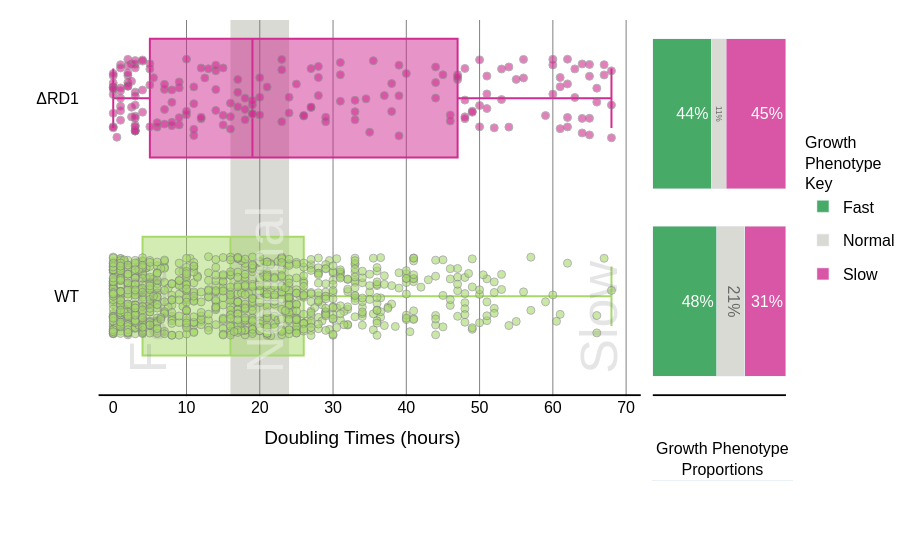

Notebook source saved alongside this figure:
### Code cell
from dash import Dash, dcc, html, Input, Output

import math

def custom_round(value, precision):
    return round(value + 1e-10, precision)
from dash import Dash, dcc, html, Input, Output
import plotly.graph_objects as go
from plotly.subplots import make_subplots
import math

def custom_round(value, precision):
    return round(value + 1e-10, precision)

# Create a subplot with two vertical sections and an additional row for the title
fig = make_subplots(
    rows=2, cols=2,
    column_widths=[0.8, 0.2],
    row_heights=[0.95, 0.4],  # Add small row at bottom for title
    horizontal_spacing=0.01,
    vertical_spacing=0.01
)

# First section: Boxplots, stripplots, and shaded regions
for strain in subset_df['Strain'].unique():
    strain_data = subset_df[subset_df['Strain'] == strain]
    jitter = np.random.uniform(-0.2, 0.2, size=len(strain_data))
    strain_numeric = np.where(subset_df['Strain'].unique() == strain)[0][0]
    
    # Add boxplot trace
    fig.add_trace(go.Box(
        x=strain_data['Doubling Times'],
        y=[strain_numeric] * len(strain_data),
        name=strain,
        marker_color=colors[strain],
        hoverinfo='none',
        boxmean=False,
        orientation="h",
        width=0.6,
        boxpoints=False,
        showlegend=False
    ), row=1, col=1)
    
    # Add stripplot trace
    fig.add_trace(go.Scatter(
        x=strain_data['Doubling Times'],
        y=[strain_numeric] * len(strain_data)+ jitter,
        mode="markers",
        name=strain,
        marker=dict(color=colors[strain], size=14, opacity=0.6, line=dict(color='gray', width=1)),
        customdata=strain_data['Video Link'],
        hoverinfo="text",
        text=[
            f"<b>Doubling Time:</b> {x:.2f}<br><b>Strain:</b> {strain}<br>"
            for x in strain_data['Doubling Times']
        ],
        showlegend=False
    ), row=1, col=1)

# Add shaded regions
fig.add_vrect(x0=0, x1=bins[1], fillcolor=expanded_piyg[3], opacity=0, layer="below", line_width=0, row=1, col=1)
fig.add_vrect(x0=bins[1], x1=bins[2], fillcolor=expanded_piyg[3], opacity=0.8, layer="below", line_width=0, row=1, col=1)
fig.add_vrect(x0=bins[2], x1=70, fillcolor=expanded_piyg[3], opacity=0, layer="below", line_width=0, row=1, col=1)

# Add vertical text labels within each category region
fig.add_annotation(x=bins[0] + 0.5, y=-0.4, text='Fast', font=dict(size=52, color='gray'), opacity=0.2, 
                  xanchor='left', yanchor='bottom', showarrow=False, textangle=-90, row=1, col=1)
fig.add_annotation(x=bins[1] + 0.5, y=-0.4, text='Normal', font=dict(size=52, color='white'), opacity=0.4, 
                  xanchor='left', yanchor='bottom', showarrow=False, textangle=-90, row=1, col=1)
fig.add_annotation(x=70 + 0.5, y=-0.4, text='Slow', font=dict(size=52, color='gray'), opacity=0.2, 
                  xanchor='right', yanchor='bottom', showarrow=False, textangle=-90, row=1, col=1)

# Calculate and add growth speed percentages
growth_speed_counts = subset_df.groupby(['Strain', 'Growth Category']).size().unstack(fill_value=0)
growth_speed_percentages = growth_speed_counts.div(growth_speed_counts.sum(axis=1), axis=0).reindex(index=subset_df['Strain'].unique())

# Add stacked bar chart
for i, strain in enumerate(subset_df['Strain'].unique()):
    percentages = growth_speed_percentages.iloc[i]
    rounded_percentages = [custom_round(p, 2) for p in percentages]
    
    total = sum(rounded_percentages)
    if total != 1:
        diff = 1 - total
        max_idx = rounded_percentages.index(max(rounded_percentages))
        rounded_percentages[max_idx] += diff
    
    for j, (category, percentage) in enumerate(zip(growth_speed_percentages.columns, rounded_percentages)):
        fig.add_trace(go.Bar(
            x=[percentage],
            y=[strain],
            orientation='h',
            marker_color=colors[category],
            opacity=0.8,
            showlegend=i==0,
            legendgroup=category,
            name=category,
            text=[f"{round(percentage * 100)}%"],
            textposition='inside',
            hoverinfo='text',
            hovertext=[f"{strain}<br>{category}: {round(percentage * 100)}%"]
        ), row=1, col=2)

# Add title text as a bar trace in the bottom row
fig.add_trace(go.Bar(
    x=[1],
    y=[-0],
    width=30,
    marker_color='rgba(0,0,0,0)',  # Transparent
    text=['Growth Phenotype<br>Proportions'],
    textposition='outside',
    textfont=dict(size=16, color='black'),
    showlegend=False,
    hoverinfo='none'
), row=2, col=2)

# Define common font settings
font_settings = dict(
    family='Helvetica, Arial, sans-serif',
    size=16, 
    color='black'
)

# Update layout
fig.update_layout(
    barmode='stack',
    plot_bgcolor='white',
    paper_bgcolor='white',
    width=965,
    margin=dict(b=0, t=20),  # Reduced bottom margin
    font=font_settings,
    legend=dict(
        title='Growth<br>Phenotype<br>Key',
        orientation='v',
        yanchor='middle', y=0.65,
        xanchor='right', x=1.15,
        title_side='top',
        title_font_size=16,
        font=dict(size=16)
    ),
    showlegend=True
)

# Update axes configurations for main plots
axes_updates = {
    (1,1): dict(
        x=dict(
            visible=True,
            tickmode='linear',
            tick0=0,
            dtick=10,
            gridcolor='gray',
            gridwidth=1,
            title_text='Doubling Times (hours)'
        ),
        y=dict(
            ticktext=["WT", "ΔRD1"],
            tickvals=[0, 1]
        )
    ),
    (1,2): dict(
        x=dict(visible=False),
        y=dict(
            ticktext=[],
            tickvals=[]
        )
    )
}

# Apply axes updates
for (row, col), settings in axes_updates.items():
    if 'x' in settings:
        fig.update_xaxes(**settings['x'], row=row, col=col)
    if 'y' in settings:
        fig.update_yaxes(**settings['y'], row=row, col=col)

# Hide axes for the bottom row
fig.update_xaxes(visible=False, row=2, col=1)
fig.update_xaxes(visible=False, row=2, col=2)
fig.update_yaxes(visible=False, row=2, col=1)
fig.update_yaxes(visible=False, row=2, col=2)

# Add horizontal lines
for col, x_range in [(1, (-2, 72)), (2, (0, 1))]:
    fig.add_shape(
        type='line',
        x0=x_range[0], x1=x_range[1],
        y0=-0.5, y1=-0.5,
        line=dict(color='black', width=2),
        row=1, col=col
    )


fig.show()

boxplot = fig

### Figure 1 — Plotly figure (JSON) as saved in the notebook; plotly's stock layout.template omitted (floating-point values rounded to 4 significant figures; data arrays with more than 128 entries replaced by an {"elided": "..."} marker saying what was removed)
{"data": [{"boxmean": false, "boxpoints": false, "hoverinfo": "none", "marker": {"color": "#a6d96a"}, "name": "WT", "orientation": "h", "showlegend": false, "type": "box", "width": 0.6, "x": {"elided": "941 float values"}, "xaxis": "x", "y": {"elided": "941 int values"}, "yaxis": "y"}, {"customdata": {"elided": "941 str values"}, "hoverinfo": "text", "marker": {"color": "#a6d96a", "line": {"color": "gray", "width": 1}, "opacity": 0.6, "size": 8}, "mode": "markers", "name": "WT", "showlegend": false, "text": {"elided": "941 str values"}, "type": "scatter", "x": {"elided": "941 float values"}, "xaxis": "x", "y": {"elided": "941 float values"}, "yaxis": "y"}, {"boxmean": false, "boxpoints": false, "hoverinfo": "none", "marker": {"color": "#d02c91"}, "name": "RD1", "orientation": "h", "showlegend": false, "type": "box", "width": 0.6, "x": {"elided": "190 float values"}, "xaxis": "x", "y": {"elided": "190 int values"}, "yaxis": "y"}, {"customdata": {"elided": "190 str values"}, "hoverinfo": "text", "marker": {"color": "#d02c91", "line": {"color": "gray", "width": 1}, "opacity": 0.6, "size": 8}, "mode": "markers", "name": "RD1", "showlegend": false, "text": {"elided": "190 str values"}, "type": "scatter", "x": {"elided": "190 float values"}, "xaxis": "x", "y": {"elided": "190 float values"}, "yaxis": "y"}, {"hoverinfo": "text", "hovertext": ["WT<br>Fast: 48%"], "legendgroup": "Fast", "marker": {"color": "#1a9641"}, "name": "Fast", "opacity": 0.8, "orientation": "h", "showlegend": true, "text": ["48%"], "textposition": "inside", "type": "bar", "x": [0.48], "xaxis": "x2", "y": ["WT"], "yaxis": "y2"}, {"hoverinfo": "text", "hovertext": ["WT<br>Normal: 21%"], "legendgroup": "Normal", "marker": {"color": "#d1d1ca"}, "name": "Normal", "opacity": 0.8, "orientation": "h", "showlegend": true, "text": ["21%"], "textposition": "inside", "type": "bar", "x": [0.21], "xaxis": "x2", "y": ["WT"], "yaxis": "y2"}, {"hoverinfo": "text", "hovertext": ["WT<br>Slow: 31%"], "legendgroup": "Slow", "marker": {"color": "#d02c91"}, "name": "Slow", "opacity": 0.8, "orientation": "h", "showlegend": true, "text": ["31%"], "textposition": "inside", "type": "bar", "x": [0.31], "xaxis": "x2", "y": ["WT"], "yaxis": "y2"}, {"hoverinfo": "text", "hovertext": ["RD1<br>Fast: 44%"], "legendgroup": "Fast", "marker": {"color": "#1a9641"}, "name": "Fast", "opacity": 0.8, "orientation": "h", "showlegend": false, "text": ["44%"], "textposition": "inside", "type": "bar", "x": [0.44], "xaxis": "x2", "y": ["RD1"], "yaxis": "y2"}, {"hoverinfo": "text", "hovertext": ["RD1<br>Normal: 11%"], "legendgroup": "Normal", "marker": {"color": "#d1d1ca"}, "name": "Normal", "opacity": 0.8, "orientation": "h", "showlegend": false, "text": ["11%"], "textposition": "inside", "type": "bar", "x": [0.11], "xaxis": "x2", "y": ["RD1"], "yaxis": "y2"}, {"hoverinfo": "text", "hovertext": ["RD1<br>Slow: 45%"], "legendgroup": "Slow", "marker": {"color": "#d02c91"}, "name": "Slow", "opacity": 0.8, "orientation": "h", "showlegend": false, "text": ["45%"], "textposition": "inside", "type": "bar", "x": [0.45], "xaxis": "x2", "y": ["RD1"], "yaxis": "y2"}, {"hoverinfo": "none", "marker": {"color": "rgba(0, 0, 0, 0)"}, "showlegend": false, "text": ["Growth Phenotype<br>Proportions"], "textfont": {"color": "black", "size": 16}, "textposition": "outside", "type": "bar", "width": 30, "x": [1], "xaxis": "x4", "y": [0], "yaxis": "y4"}], "layout": {"annotations": [{"font": {"color": "gray", "size": 52}, "opacity": 0.2, "showarrow": false, "text": "Fast", "textangle": -90, "x": 0.5, "xanchor": "left", "xref": "x", "y": -0.4, "yanchor": "bottom", "yref": "y"}, {"font": {"color": "white", "size": 52}, "opacity": 0.4, "showarrow": false, "text": "Normal", "textangle": -90, "x": 16.5, "xanchor": "left", "xref": "x", "y": -0.4, "yanchor": "bottom", "yref": "y"}, {"font": {"color": "gray", "size": 52}, "opacity": 0.2, "showarrow": false, "text": "Slow", "textangle": -90, "x": 70.5, "xanchor": "right", "xref": "x", "y": -0.4, "yanchor": "bottom", "yref": "y"}], "autosize": true, "barmode": "stack", "font": {"color": "black", "family": "Helvetica, Arial, sans-serif", "size": 16}, "legend": {"font": {"size": 16}, "orientation": "v", "title": {"font": {"size": 16}, "side": "top", "text": "Growth<br>Phenotype<br>Key"}, "x": 1.15, "xanchor": "right", "y": 0.65, "yanchor": "middle"}, "margin": {"b": 0, "t": 20}, "paper_bgcolor": "white", "plot_bgcolor": "white", "shapes": [{"fillcolor": "#d1d1ca", "layer": "below", "line": {"width": 0}, "opacity": 0, "type": "rect", "x0": 0, "x1": 16, "xref": "x", "y0": 0, "y1": 1, "yref": "y domain"}, {"fillcolor": "#d1d1ca", "layer": "below", "line": {"width": 0}, "opacity": 0.8, "type": "rect", "x0": 16, "x1": 24, "xref": "x", "y0": 0, "y1": 1, "yref": "y domain"}, {"fillcolor": "#d1d1ca", "layer": "below", "line": {"width": 0}, "opacity": 0, "type": "rect", "x0": 24, "x1": 70, "xref": "x", "y0": 0, "y1": 1, "yref": "y domain"}, {"line": {"color": "black", "width": 2}, "type": "line", "x0": -2, "x1": 72, "xref": "x", "y0": -0.5, "y1": -0.5, "yref": "y"}, {"line": {"color": "black", "width": 2}, "type": "line", "x0": 0, "x1": 1, "xref": "x2", "y0": -0.5, "y1": -0.5, "yref": "y2"}], "showlegend": true, "xaxis": {"anchor": "y", "autorange": true, "domain": [0, 0.792], "dtick": 10, "gridcolor": "gray", "gridwidth": 1, "range": [-4.169, 72.17], "tick0": 0, "tickmode": "linear", "title": {"text": "Doubling Times (hours)"}, "type": "linear", "visible": true}, "xaxis2": {"anchor": "y2", "autorange": true, "domain": [0.802, 1], "range": [-0.003899, 1.053], "type": "linear", "visible": false}, "xaxis3": {"anchor": "y3", "domain": [0, 0.792], "visible": false}, "xaxis4": {"anchor": "y4", "autorange": true, "domain": [0.802, 1], "range": [-14, 16], "type": "linear", "visible": false}, "yaxis": {"anchor": "x", "autorange": true, "domain": [0.3033, 1.0], "range": [-0.508, 1.395], "ticktext": ["WT", "ΔRD1"], "tickvals": [0, 1], "type": "linear"}, "yaxis2": {"anchor": "x2", "autorange": true, "domain": [0.3033, 1.0], "range": [-0.5085, 1.5], "ticktext": [], "tickvals": [], "type": "category"}, "yaxis3": {"anchor": "x3", "domain": [0, 0.2933], "visible": false}, "yaxis4": {"anchor": "x4", "autorange": true, "domain": [0, 0.2933], "range": [-1, 1], "type": "linear", "visible": false}}}
